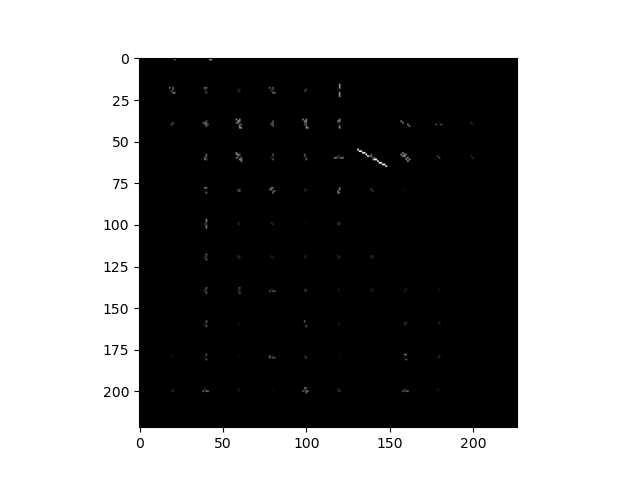

Reproduce this figure in Python.
import cv2
import numpy as np
import math
import matplotlib.pyplot as plt

class Hog_descriptor():
    #---------------------------#
    #   初始化
    #   cell_size每个细胞单元的像素数
    #   bin_size表示把360分为多少边
    #---------------------------#
    def __init__(self, img, cell_size=16, bin_size=8):
        self.img = img
        self.img = np.sqrt(img / np.max(img))
        self.img = img * 255
        self.cell_size = cell_size
        self.bin_size = bin_size
        self.angle_unit = 360 / self.bin_size
    #---------------------------#
    #   获取hog向量和图片
    #---------------------------#
    def extract(self):
        # 获得原图的shape
        height, width = self.img.shape
        # 计算原图的梯度大小
        gradient_magnitude, gradient_angle = self.global_gradient()
        gradient_magnitude = abs(gradient_magnitude)

        # cell_gradient_vector用来保存每个细胞的梯度向量
        cell_gradient_vector = np.zeros((int(height / self.cell_size), int(width / self.cell_size), self.bin_size))
        height_cell,width_cell,_ = np.shape(cell_gradient_vector)
        #---------------------------#
        #   计算每个细胞的梯度直方图
        #---------------------------#
        for i in range(height_cell):
            for j in range(width_cell):
                # 获取这个细胞内的梯度大小
                cell_magnitude = gradient_magnitude[i * self.cell_size:(i + 1) * self.cell_size,
                                 j * self.cell_size:(j + 1) * self.cell_size]
                # 获得这个细胞内的角度大小
                cell_angle = gradient_angle[i * self.cell_size:(i + 1) * self.cell_size,
                             j * self.cell_size:(j + 1) * self.cell_size]
                # 转化为梯度直方图格式
                cell_gradient_vector[i][j] = self.cell_gradient(cell_magnitude, cell_angle)

        # hog图像
        hog_image = self.render_gradient(np.zeros([height, width]), cell_gradient_vector)
        hog_vector = []
        # block为2x2
        for i in range(height_cell - 1):
            for j in range(width_cell - 1):
                block_vector = []
                block_vector.extend(cell_gradient_vector[i][j])
                block_vector.extend(cell_gradient_vector[i][j + 1])
                block_vector.extend(cell_gradient_vector[i + 1][j])
                block_vector.extend(cell_gradient_vector[i + 1][j + 1])
                mag = lambda vector: math.sqrt(sum(i ** 2 for i in vector))
                magnitude = mag(block_vector)
                if magnitude != 0:
                    normalize = lambda block_vector, magnitude: [element / magnitude for element in block_vector]
                    block_vector = normalize(block_vector, magnitude)
                hog_vector.append(block_vector)
        return hog_vector, hog_image
    #---------------------------#
    #   计算原图的梯度大小
    #   角度大小
    #---------------------------#
    def global_gradient(self):
        gradient_values_x = cv2.Sobel(self.img, cv2.CV_64F, 1, 0, ksize=5)
        gradient_values_y = cv2.Sobel(self.img, cv2.CV_64F, 0, 1, ksize=5)
        gradient_magnitude = cv2.addWeighted(gradient_values_x, 0.5, gradient_values_y, 0.5, 0)
        gradient_angle = cv2.phase(gradient_values_x, gradient_values_y, angleInDegrees=True)
        return gradient_magnitude, gradient_angle
    #---------------------------#
    #   分解角度信息到
    #   不同角度的直方图上
    #---------------------------#
    def cell_gradient(self, cell_magnitude, cell_angle):
        orientation_centers = [0] * self.bin_size
        for i in range(cell_magnitude.shape[0]):
            for j in range(cell_magnitude.shape[1]):
                gradient_strength = cell_magnitude[i][j]
                gradient_angle = cell_angle[i][j]
                min_angle, max_angle, mod = self.get_closest_bins(gradient_angle)
                orientation_centers[min_angle] += (gradient_strength * (1 - (mod / self.angle_unit)))
                orientation_centers[max_angle] += (gradient_strength * (mod / self.angle_unit))
        return orientation_centers
    #---------------------------#
    #   计算每个像素点所属的角度
    #---------------------------#
    def get_closest_bins(self, gradient_angle):
        idx = int(gradient_angle / self.angle_unit)
        mod = gradient_angle % self.angle_unit
        return idx, (idx + 1) % self.bin_size, mod
    #---------------------------#
    #   将梯度直方图进行绘图
    #---------------------------#
    def render_gradient(self, image, cell_gradient):
        cell_width = self.cell_size / 2
        max_mag = np.array(cell_gradient).max()
        for x in range(cell_gradient.shape[0]):
            for y in range(cell_gradient.shape[1]):
                cell_grad = cell_gradient[x][y]
                cell_grad /= max_mag
                angle = 0
                angle_gap = self.angle_unit
                for magnitude in cell_grad:
                    angle_radian = math.radians(angle)
                    x1 = int(x * self.cell_size + magnitude * cell_width * math.cos(angle_radian))
                    y1 = int(y * self.cell_size + magnitude * cell_width * math.sin(angle_radian))
                    x2 = int(x * self.cell_size - magnitude * cell_width * math.cos(angle_radian))
                    y2 = int(y * self.cell_size - magnitude * cell_width * math.sin(angle_radian))
                    cv2.line(image, (y1, x1), (y2, x2), int(255 * math.sqrt(magnitude)))
                    angle += angle_gap
        return image

img = cv2.imread('test1.jpg', cv2.IMREAD_GRAYSCALE)
hog = Hog_descriptor(img, cell_size=20, bin_size=12)
vector, image = hog.extract()
plt.imshow(image, cmap=plt.cm.gray)
plt.show()
